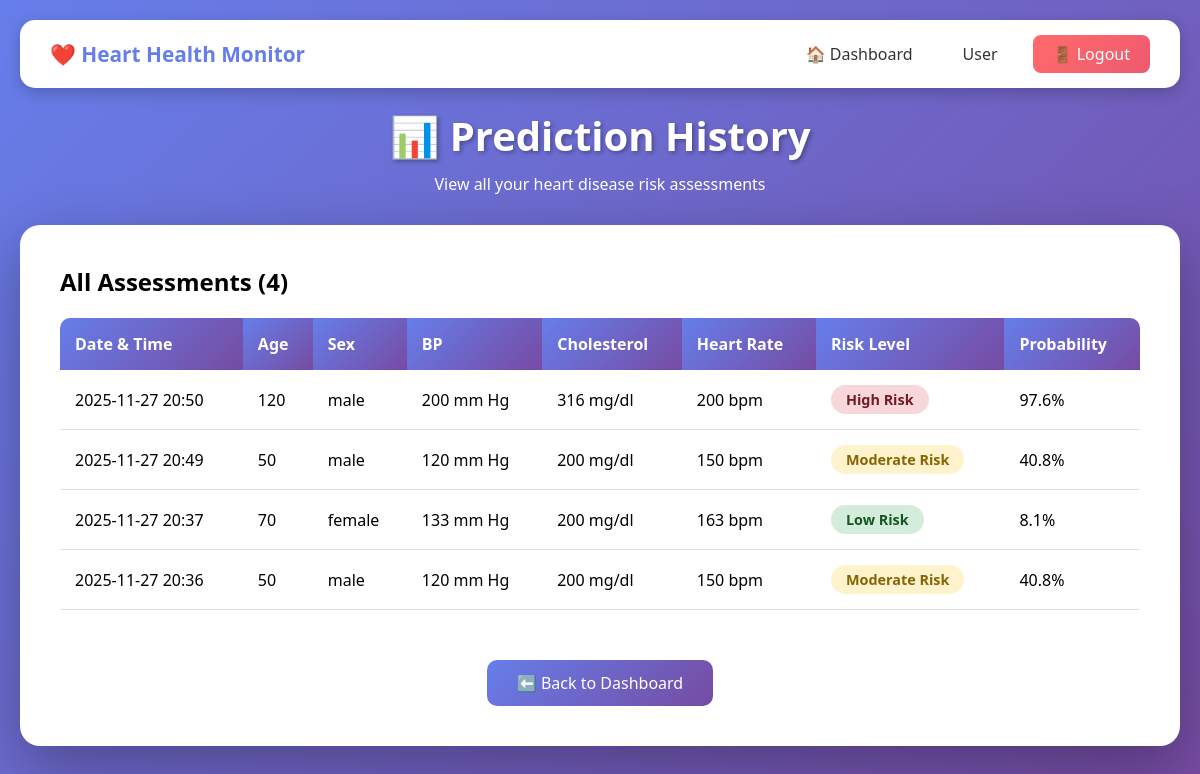
The page /history (signed in) on the database its author committed.
### app.py (models this page shows)
class User(UserMixin, db.Model):
    id = db.Column(db.Integer, primary_key=True)
    username = db.Column(db.String(80), unique=True, nullable=False)
    email = db.Column(db.String(120), unique=True, nullable=False)
    password = db.Column(db.String(200), nullable=False)
    created_at = db.Column(db.DateTime, default=datetime.utcnow)
    predictions = db.relationship('Prediction', backref='user', lazy=True)

class Prediction(db.Model):
    id = db.Column(db.Integer, primary_key=True)
    user_id = db.Column(db.Integer, db.ForeignKey('user.id'), nullable=False)
    prediction_result = db.Column(db.Integer, nullable=False)
    probability = db.Column(db.Float, nullable=False)
    risk_level = db.Column(db.String(50), nullable=False)
    created_at = db.Column(db.DateTime, default=datetime.utcnow)
    age = db.Column(db.Integer)
    sex = db.Column(db.String(10))
    cp = db.Column(db.String(50))
    trestbps = db.Column(db.Integer)
    chol = db.Column(db.Integer)
    thalch = db.Column(db.Integer)

### app.py (the view)
@app.route('/history')
@login_required
def history():
    all_predictions = Prediction.query.filter_by(user_id=current_user.id)\
        .order_by(Prediction.created_at.desc()).all()
    return render_template('history.html', predictions=all_predictions)

### app.py (called while the page is built)
@login_manager.user_loader
def load_user(user_id):
    return User.query.get(int(user_id))

### templates/history.html (shortened to what this page needs)
<!DOCTYPE html>
<html lang="en">
<head>
</head>
<body>
    <nav class="navbar">
        <div class="navbar-brand">
            ❤️ Heart Health Monitor
        </div>
        <div class="navbar-menu">
            <a href="{{ url_for('dashboard') }}" class="nav-link">🏠 Dashboard</a>
            <span class="nav-link">{{ current_user.username }}</span>
            <a href="{{ url_for('logout') }}" class="logout-btn">🚪 Logout</a>
        </div>
    </nav>
    <div class="container">
        <div class="header">
            <h1>📊 Prediction History</h1>
            <p>View all your heart disease risk assessments</p>
        </div>
        <div class="card">
            {% if predictions %}
                <h2 style="margin-bottom: 20px;">All Assessments ({{ predictions|length }})</h2>
                <table class="history-table">
                    <thead>
                        <tr>
                            <th>Date & Time</th>
                            <th>Age</th>
                            <th>Sex</th>
                            <th>BP</th>
                            <th>Cholesterol</th>
                            <th>Heart Rate</th>
                            <th>Risk Level</th>
                            <th>Probability</th>
                        </tr>
                    </thead>
                    <tbody>
                        {% for pred in predictions %}
                        <tr>
                            <td>{{ pred.created_at.strftime('%Y-%m-%d %H:%M') }}</td>
                            <td>{{ pred.age }}</td>
                            <td>{{ pred.sex }}</td>
                            <td>{{ pred.trestbps }} mm Hg</td>
                            <td>{{ pred.chol }} mg/dl</td>
                            <td>{{ pred.thalch }} bpm</td>
                            <td>
                                <span class="badge badge-{{ 'success' if pred.risk_level == 'Low Risk' else ('warning' if pred.risk_level == 'Moderate Risk' else 'danger') }}">
                                    {{ pred.risk_level }}
                                </span>
                            </td>
                            <td>{{ (pred.probability * 100)|round(1) }}%</td>
                        </tr>
                        {% endfor %}
                    </tbody>
                </table>
            {% endif %}
            {% if predictions %}
            <div style="text-align: center; margin-top: 30px;">
                <a href="{{ url_for('dashboard') }}" class="back-btn">
                    ⬅️ Back to Dashboard
                </a>
            </div>
            {% endif %}
        </div>
    </div>
</body>
</html>

### templates/history.html (style rules this page uses)
* { margin: 0; padding: 0; box-sizing: border-box; }
body { font-family: 'Segoe UI', Tahoma, Geneva, Verdana, sans-serif; background: linear-gradient(135deg, #667eea 0%, #764ba2 100%); min-height: 100vh; padding: 20px; }
.navbar { background: white; border-radius: 15px; padding: 15px 30px; margin-bottom: 20px; box-shadow: 0 5px 15px rgba(0,0,0,0.2); display: flex; justify-content: space-between; align-items: center; }
.navbar-brand { font-size: 1.3rem; font-weight: bold; color: #667eea; }
.navbar-menu { display: flex; gap: 20px; align-items: center; }
.nav-link { color: #333; text-decoration: none; padding: 8px 15px; border-radius: 8px; transition: all 0.3s; }
.logout-btn { background: linear-gradient(135deg, #ff6b6b 0%, #ee5a6f 100%); color: white; padding: 8px 20px; border-radius: 8px; text-decoration: none; transition: all 0.3s; }
.container { max-width: 1200px; margin: 0 auto; }
.header { text-align: center; color: white; margin-bottom: 30px; }
.header h1 { font-size: 2.5rem; margin-bottom: 10px; text-shadow: 2px 2px 4px rgba(0,0,0,0.3); }
.card { background: white; border-radius: 20px; padding: 40px; box-shadow: 0 20px 60px rgba(0,0,0,0.3); }
.history-table { width: 100%; border-collapse: collapse; margin-top: 20px; }
.history-table th { background: linear-gradient(135deg, #667eea 0%, #764ba2 100%); color: white; padding: 15px; text-align: left; font-weight: 600; }
.history-table th:first-child { border-top-left-radius: 10px; }
.history-table th:last-child { border-top-right-radius: 10px; }
.history-table td { padding: 15px; border-bottom: 1px solid #e0e0e0; }
.badge { padding: 5px 15px; border-radius: 20px; font-size: 0.9rem; font-weight: 600; display: inline-block; }
.badge-success { background: #d4edda; color: #155724; }
.badge-warning { background: #fff3cd; color: #856404; }
.badge-danger { background: #f8d7da; color: #721c24; }
.back-btn { display: inline-block; margin-top: 20px; padding: 12px 30px; background: linear-gradient(135deg, #667eea 0%, #764ba2 100%); color: white; text-decoration: none; border-radius: 10px; transition: all 0.3s; }

### rows shown on the page
User: username "User"
Prediction: created_at "2025-11-27 20:50", age "120", sex "male", trestbps "200", chol "316", thalch "200", risk_level "High Risk", (pred.probability*100)|round(1) "97.6"
Prediction: created_at "2025-11-27 20:49", age "50", sex "male", trestbps "120", chol "200", thalch "150", risk_level "Moderate Risk", (pred.probability*100)|round(1) "40.8"
Prediction: created_at "2025-11-27 20:37", age "70", sex "female", trestbps "133", chol "200", thalch "163", risk_level "Low Risk", (pred.probability*100)|round(1) "8.1"
Prediction: created_at "2025-11-27 20:36", age "50", sex "male", trestbps "120", chol "200", thalch "150", risk_level "Moderate Risk", (pred.probability*100)|round(1) "40.8"

### other values the page prints
{{ predictions|length }} "4"
